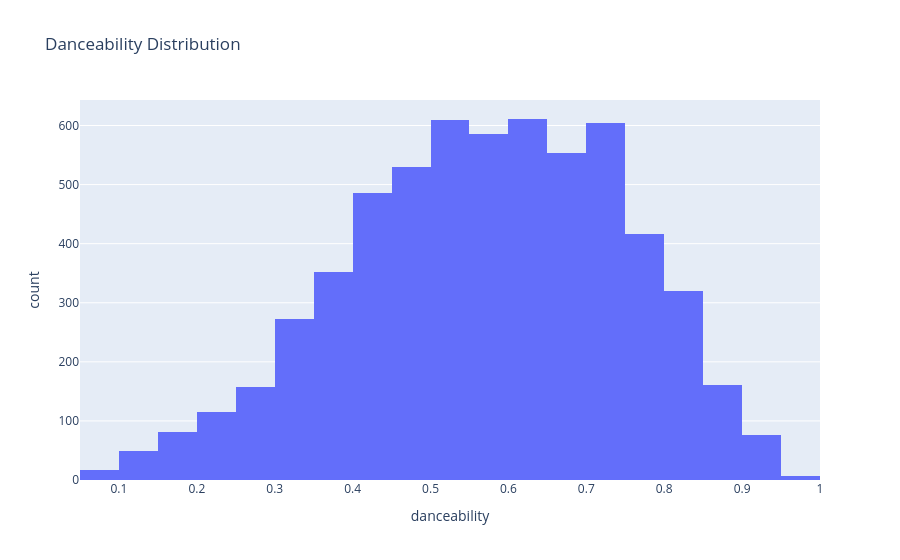

The notebook cell this image was saved under:
### Code cell
fig = px.histogram(
    cleaned,
    x="danceability",
    nbins=20,
    title="Danceability Distribution"
)

fig.show()

### Figure 1 — Plotly figure (JSON) as saved in the notebook; plotly's stock layout.template omitted (floating-point values rounded to 4 significant figures; data arrays with more than 128 entries replaced by an {"elided": "..."} marker saying what was removed)
{"data": [{"alignmentgroup": "True", "bingroup": "x", "hovertemplate": "danceability=%{x}<br>count=%{y}<extra></extra>", "legendgroup": "", "marker": {"color": "#636efa", "pattern": {"shape": ""}}, "name": "", "nbinsx": 20, "offsetgroup": "", "orientation": "v", "showlegend": false, "type": "histogram", "x": {"elided": "6000 float values"}, "xaxis": "x", "yaxis": "y"}], "layout": {"barmode": "relative", "legend": {"tracegroupgap": 0}, "title": {"text": "Danceability Distribution"}, "xaxis": {"anchor": "y", "domain": [0, 1], "title": {"text": "danceability"}}, "yaxis": {"anchor": "x", "domain": [0, 1], "title": {"text": "count"}}}}
